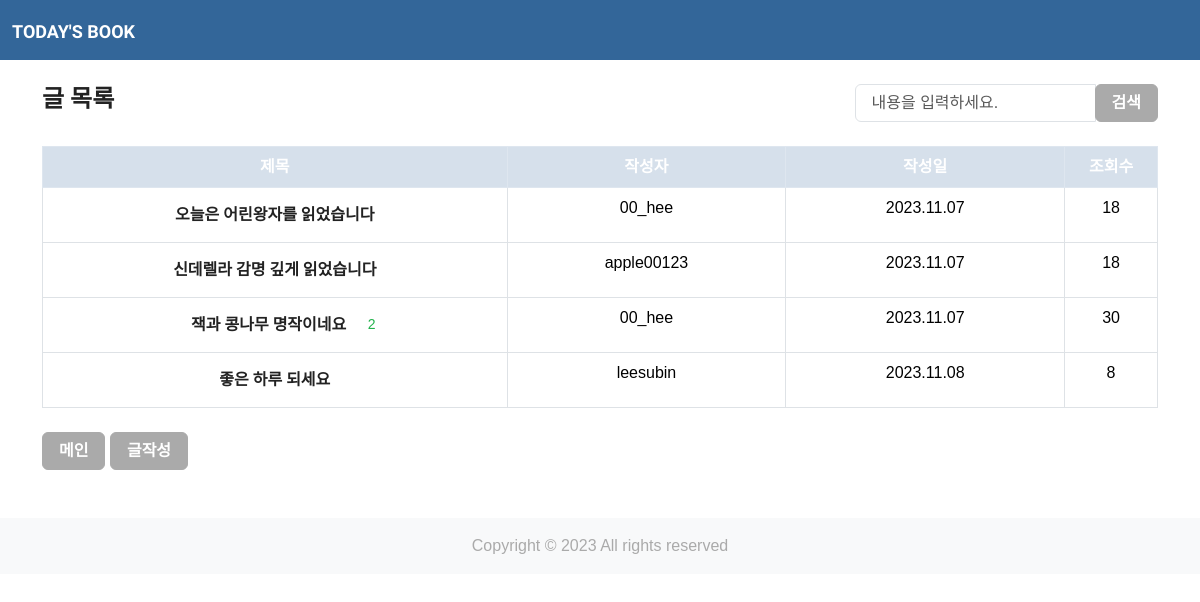
Screenshot of /reading_blog/posttag/스릴러/ with the database file from the repository.
### reading_blog/models.py (models this page shows, shortened)
class Post(models.Model):
    author = models.ForeignKey(
        User, on_delete=models.CASCADE
    )
    title = models.CharField(max_length=100)
    content = models.TextField()
    thumb_image = models.ImageField(
        upload_to='reading_blog/images/%Y/%m/%d/', blank=True)
    image_upload = models.ImageField(upload_to='blog/%Y/%m/%d/', blank=True, null=True)
    file_upload = models.FileField(
        upload_to='reading_blog/files/%Y/%m/%d/', blank=True)
    created_at = models.DateTimeField(auto_now_add=True)
    updated_at = models.DateField(auto_now=True)
    view_count = models.PositiveIntegerField(default=0)
    tags = models.ManyToManyField('Tag', blank=True)

### reading_blog/views.py (the view)
# urls.py: path('posttag/<str:tag>/', views.posttag, name='posttag'),
def posttag(request, tag):
    posts = Post.objects.filter(tags__name__iexact=tag)
    return render(request, 'reading_blog/post_list.html', {'post_list': posts, 'tag': tag})

### templates/reading_blog/post_list.html (shortened to what this page needs)
{% extends 'base.html' %}
{% load static %}
{% block content %}
<div class="container mt-4">
    <div class="d-flex justify-content-between align-items-center">
        <h4>글 목록</h4>
        <form class="form-inline" action="" method="GET">
            <div class="input-group">
                <input class="form-control" type="text" name="q" value="{{ request.GET.q }}" placeholder="내용을 입력하세요.">
                <div class="input-group-append">
                    <button class="btn btn-secondary" type="submit">검색</button>
                </div>
            </div>
        </form>
    </div>
    <table class="table table-bordered mt-4 text-center table-hover text-dark">
        <thead class="table-light">
        {% if post_list %}
        <tr class="table-info">
            <th class="col-5">제목</th>
            <th class="col-3">작성자</th>
            <th class="col-3">작성일</th>
            <th class="col-1">조회수</th>
        </tr>
        </thead>
        <tbody>
        {% for post in post_list %}
        <tr>
            <td class="col-5">
                <a href="{% url 'reading_blog:post_detail' pk=post.pk %}" class="btn">{{ post.title }}</a>
                {% if post.comments.count > 0 %}
                <span class="text-success small ml-2">{{ post.comments.count }}</span>
                {% endif %}
            </td>
            <td class="col-3">{{ post.author.username }}</td>
            <td class="col-3">{{ post.created_at|date:"Y.m.d" }}</td>
            <td class="col-1">{{ post.view_count }}</td>
        </tr>
        {% endfor %}
        </tbody>
    </table>
    {% else %}
    <p>작성된 게시글이 없습니다.</p>
    {% endif %}
    <div class="text-left mt-4">
        <a href="{% url 'main:index' %}" class="btn btn-secondary">메인</a>
        <a href="{% url 'reading_blog:post_new' %}" class="btn btn-secondary">글작성</a>
    </div>
</div>
{% endblock %}

### templates/base.html (style rules this page uses)
body { font-family: Arial, sans-serif; }

### rows the page displays
Post: title "오늘은 어린왕자를 읽었습니다", author.username "00_hee", created_at "2023.11.07", view_count "18"
Post: title "신데렐라 감명 깊게 읽었습니다", author.username "apple00123", created_at "2023.11.07", view_count "18"
Post: title "잭과 콩나무 명작이네요", comments.count "2", author.username "00_hee", created_at "2023.11.07", view_count "30"
Post: title "좋은 하루 되세요", author.username "leesubin", created_at "2023.11.08", view_count "8"
